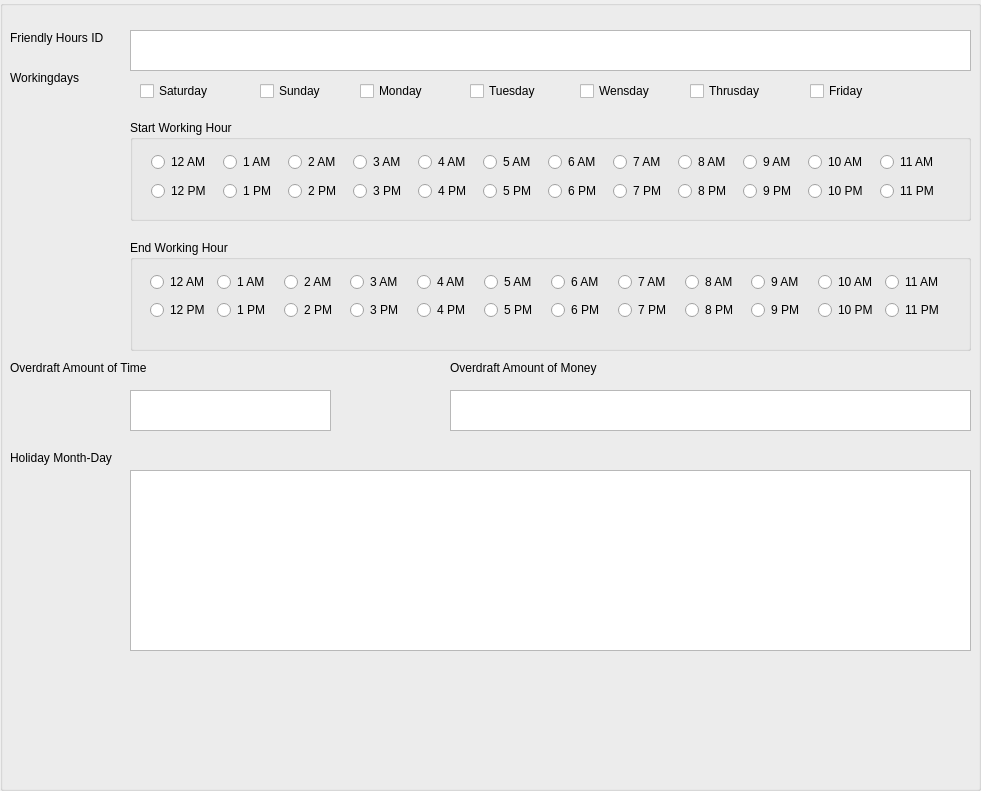
             <widget class="QGroupBox" name="Working_Group">
              <property name="geometry">
               <rect>
                <x>780</x>
                <y>280</y>
                <width>981</width>
                <height>791</height>
               </rect>
              </property>
              <property name="styleSheet">
               <string notr="true"/>
              </property>
              <property name="title">
               <string/>
              </property>
              <widget class="QLabel" name="L_Workingdays_5">
               <property name="geometry">
                <rect>
                 <x>10</x>
                 <y>70</y>
                 <width>111</width>
                 <height>16</height>
                </rect>
               </property>
               <property name="text">
                <string>Workingdays</string>
               </property>
              </widget>
              <widget class="QLabel" name="L_Friendly_Hours_ID_5">
               <property name="geometry">
                <rect>
                 <x>10</x>
                 <y>30</y>
                 <width>101</width>
                 <height>16</height>
                </rect>
               </property>
               <property name="text">
                <string>Friendly Hours ID</string>
               </property>
              </widget>
              <widget class="QTextEdit" name="T_Friendly_Hours_ID_5">
               <property name="geometry">
                <rect>
                 <x>130</x>
                 <y>30</y>
                 <width>841</width>
                 <height>41</height>
                </rect>
               </property>
              </widget>
              <widget class="QCheckBox" name="Workdays_thursday_chBox_5">
               <property name="geometry">
                <rect>
                 <x>690</x>
                 <y>80</y>
                 <width>83</width>
                 <height>22</height>
                </rect>
               </property>
               <property name="text">
                <string>Thrusday</string>
               </property>
              </widget>
              <widget class="QCheckBox" name="Workdays_tuesday_chBox_5">
               <property name="geometry">
                <rect>
                 <x>470</x>
                 <y>80</y>
                 <width>83</width>
                 <height>22</height>
                </rect>
               </property>
               <property name="text">
                <string>Tuesday</string>
               </property>
              </widget>
              <widget class="QCheckBox" name="Workdays_frieday_chBox_5">
               <property name="geometry">
                <rect>
                 <x>810</x>
                 <y>80</y>
                 <width>83</width>
                 <height>22</height>
                </rect>
               </property>
               <property name="text">
                <string>Friday</string>
               </property>
              </widget>
              <widget class="QCheckBox" name="Workdays_monday_chBox_5">
               <property name="geometry">
                <rect>
                 <x>360</x>
                 <y>80</y>
                 <width>83</width>
                 <height>22</height>
                </rect>
               </property>
               <property name="text">
                <string>Monday</string>
               </property>
              </widget>
              <widget class="QCheckBox" name="Workdays_wensday_chBox_5">
               <property name="geometry">
                <rect>
                 <x>580</x>
                 <y>80</y>
                 <width>83</width>
                 <height>22</height>
                </rect>
               </property>
               <property name="text">
                <string>Wensday</string>
               </property>
              </widget>
              <widget class="QCheckBox" name="Workdays_saturday_chBox_5">
               <property name="geometry">
                <rect>
                 <x>140</x>
                 <y>80</y>
                 <width>83</width>
                 <height>22</height>
                </rect>
               </property>
               <property name="text">
                <string>Saturday</string>
               </property>
              </widget>
              <widget class="QCheckBox" name="Workdays_sunday_chBox_5">
               <property name="geometry">
                <rect>
                 <x>260</x>
                 <y>80</y>
                 <width>83</width>
                 <height>22</height>
                </rect>
               </property>
               <property name="text">
                <string>Sunday</string>
               </property>
              </widget>
              <widget class="QGroupBox" name="groupBox_4">
               <property name="geometry">
                <rect>
                 <x>130</x>
                 <y>240</y>
                 <width>841</width>
                 <height>111</height>
                </rect>
               </property>
               <property name="title">
                <string>End Working Hour</string>
               </property>
               <widget class="QWidget" name="layoutWidget_2">
                <property name="geometry">
                 <rect>
                  <x>20</x>
                  <y>30</y>
                  <width>796</width>
                  <height>53</height>
                 </rect>
                </property>
                <layout class="QGridLayout" name="Grid_Endworking">
                 <item row="0" column="0">
                  <widget class="QRadioButton" name="radioB_End_Working_Hour_AM__12">
                   <property name="text">
                    <string>12 AM</string>
                   </property>
                  </widget>
                 </item>
                 <item row="0" column="1">
                  <widget class="QRadioButton" name="radioB_End_Working_Hour_AM__1">
                   <property name="text">
                    <string>1 AM</string>
                   </property>
                  </widget>
                 </item>
                 <item row="0" column="2">
                  <widget class="QRadioButton" name="radioB_End_Working_Hour_AM__2">
                   <property name="text">
                    <string>2 AM</string>
                   </property>
                  </widget>
                 </item>
                 <item row="0" column="3">
                  <widget class="QRadioButton" name="radioB_End_Working_Hour_AM__3">
                   <property name="text">
                    <string>3 AM</string>
                   </property>
                  </widget>
                 </item>
                 <item row="0" column="4">
                  <widget class="QRadioButton" name="radioB_End_Working_Hour_AM__4">
                   <property name="text">
                    <string>4 AM</string>
                   </property>
                  </widget>
                 </item>
                 <item row="0" column="5">
                  <widget class="QRadioButton" name="radioB_End_Working_Hour_AM__5">
                   <property name="text">
                    <string>5 AM</string>
                   </property>
                  </widget>
                 </item>
                 <item row="0" column="6">
                  <widget class="QRadioButton" name="radioB_End_Working_Hour_AM__6">
                   <property name="text">
                    <string>6 AM</string>
                   </property>
                  </widget>
                 </item>
                 <item row="0" column="7">
                  <widget class="QRadioButton" name="radioB_End_Working_Hour_AM__7">
                   <property name="text">
                    <string>7 AM</string>
                   </property>
                  </widget>
                 </item>
                 <item row="0" column="8">
                  <widget class="QRadioButton" name="radioB_End_Working_Hour_AM__8">
                   <property name="text">
                    <string>8 AM</string>
                   </property>
                  </widget>
                 </item>
                 <item row="0" column="9">
                  <widget class="QRadioButton" name="radioB_End_Working_Hour_AM__9">
                   <property name="text">
                    <string>9 AM</string>
                   </property>
                  </widget>
                 </item>
                 <item row="0" column="10">
                  <widget class="QRadioButton" name="radioB_End_Working_Hour_AM__10">
                   <property name="text">
                    <string>10 AM</string>
                   </property>
                  </widget>
                 </item>
                 <item row="0" column="11">
                  <widget class="QRadioButton" name="radioB_End_Working_Hour_AM__11">
                   <property name="text">
                    <string>11 AM</string>
                   </property>
                  </widget>
                 </item>
                 <item row="1" column="0">
                  <widget class="QRadioButton" name="radioB_End_Working_Hour_PM__12">
                   <property name="text">
                    <string>12 PM</string>
                   </property>
                  </widget>
                 </item>
                 <item row="1" column="1">
                  <widget class="QRadioButton" name="radioB_End_Working_Hour_PM__1">
                   <property name="text">
                    <string>1 PM</string>
                   </property>
                  </widget>
                 </item>
                 <item row="1" column="2">
                  <widget class="QRadioButton" name="radioB_End_Working_Hour_PM__2">
                   <property name="text">
                    <string>2 PM</string>
                   </property>
                  </widget>
                 </item>
                 <item row="1" column="3">
                  <widget class="QRadioButton" name="radioB_End_Working_Hour_PM__3">
                   <property name="text">
                    <string>3 PM</string>
                   </property>
                  </widget>
                 </item>
                 <item row="1" column="4">
                  <widget class="QRadioButton" name="radioB_End_Working_Hour_PM__4">
                   <property name="text">
                    <string>4 PM</string>
                   </property>
                  </widget>
                 </item>
                 <item row="1" column="5">
                  <widget class="QRadioButton" name="radioB_End_Working_Hour_PM__5">
                   <property name="text">
                    <string>5 PM</string>
                   </property>
                  </widget>
                 </item>
                 <item row="1" column="6">
                  <widget class="QRadioButton" name="radioB_End_Working_Hour_PM__6">
                   <property name="text">
                    <string>6 PM</string>
                   </property>
                  </widget>
                 </item>
                 <item row="1" column="7">
                  <widget class="QRadioButton" name="radioB_End_Working_Hour_PM__7">
                   <property name="text">
                    <string>7 PM</string>
                   </property>
                  </widget>
                 </item>
                 <item row="1" column="8">
                  <widget class="QRadioButton" name="radioB_End_Working_Hour_PM__8">
                   <property name="text">
                    <string>8 PM</string>
                   </property>
                  </widget>
                 </item>
                 <item row="1" column="9">
                  <widget class="QRadioButton" name="radioB_End_Working_Hour_PM__9">
                   <property name="text">
                    <string>9 PM</string>
                   </property>
                  </widget>
                 </item>
                 <item row="1" column="10">
                  <widget class="QRadioButton" name="radioB_End_Working_Hour_PM__10">
                   <property name="text">
                    <string>10 PM</string>
                   </property>
                  </widget>
                 </item>
                 <item row="1" column="11">
                  <widget class="QRadioButton" name="radioB_End_Working_Hour_PM__11">
                   <property name="text">
                    <string>11 PM</string>
                   </property>
                  </widget>
                 </item>
                </layout>
               </widget>
              </widget>
              <widget class="QGroupBox" name="groupBox_5">
               <property name="geometry">
                <rect>
                 <x>130</x>
                 <y>120</y>
                 <width>841</width>
                 <height>101</height>
                </rect>
               </property>
               <property name="title">
                <string>Start Working Hour</string>
               </property>
               <widget class="QRadioButton" name="radioB_Start_Working_Hour_AM__1">
                <property name="geometry">
                 <rect>
                  <x>93</x>
                  <y>31</y>
                  <width>58</width>
                  <height>22</height>
                 </rect>
                </property>
                <property name="text">
                 <string>1 AM</string>
                </property>
               </widget>
               <widget class="QRadioButton" name="radioB_Start_Working_Hour_AM__2">
                <property name="geometry">
                 <rect>
                  <x>158</x>
                  <y>31</y>
                  <width>58</width>
                  <height>22</height>
                 </rect>
                </property>
                <property name="text">
                 <string>2 AM</string>
                </property>
               </widget>
               <widget class="QRadioButton" name="radioB_Start_Working_Hour_AM__12">
                <property name="geometry">
                 <rect>
                  <x>21</x>
                  <y>31</y>
                  <width>65</width>
                  <height>22</height>
                 </rect>
                </property>
                <property name="text">
                 <string>12 AM</string>
                </property>
               </widget>
               <widget class="QRadioButton" name="radioB_Start_Working_Hour_AM__5">
                <property name="geometry">
                 <rect>
                  <x>353</x>
                  <y>31</y>
                  <width>58</width>
                  <height>22</height>
                 </rect>
                </property>
                <property name="text">
                 <string>5 AM</string>
                </property>
               </widget>
               <widget class="QRadioButton" name="radioB_Start_Working_Hour_AM__4">
                <property name="geometry">
                 <rect>
                  <x>288</x>
                  <y>31</y>
                  <width>58</width>
                  <height>22</height>
                 </rect>
                </property>
                <property name="text">
                 <string>4 AM</string>
                </property>
               </widget>
               <widget class="QRadioButton" name="radioB_Start_Working_Hour_AM__3">
                <property name="geometry">
                 <rect>
                  <x>223</x>
                  <y>31</y>
                  <width>58</width>
                  <height>22</height>
                 </rect>
                </property>
                <property name="text">
                 <string>3 AM</string>
                </property>
               </widget>
               <widget class="QRadioButton" name="radioB_Start_Working_Hour_AM__6">
                <property name="geometry">
                 <rect>
                  <x>418</x>
                  <y>31</y>
                  <width>58</width>
                  <height>22</height>
                 </rect>
                </property>
                <property name="text">
                 <string>6 AM</string>
                </property>
               </widget>
               <widget class="QRadioButton" name="radioB_Start_Working_Hour_AM__7">
                <property name="geometry">
                 <rect>
                  <x>483</x>
                  <y>31</y>
                  <width>58</width>
                  <height>22</height>
                 </rect>
                </property>
                <property name="text">
                 <string>7 AM</string>
                </property>
               </widget>
               <widget class="QRadioButton" name="radioB_Start_Working_Hour_AM__8">
                <property name="geometry">
                 <rect>
                  <x>548</x>
                  <y>31</y>
                  <width>58</width>
                  <height>22</height>
                 </rect>
                </property>
                <property name="text">
                 <string>8 AM</string>
                </property>
               </widget>
               <widget class="QRadioButton" name="radioB_Start_Working_Hour_AM__11">
                <property name="geometry">
                 <rect>
                  <x>750</x>
                  <y>31</y>
                  <width>65</width>
                  <height>22</height>
                 </rect>
                </property>
                <property name="text">
                 <string>11 AM</string>
                </property>
               </widget>
               <widget class="QRadioButton" name="radioB_Start_Working_Hour_AM__9">
                <property name="geometry">
                 <rect>
                  <x>613</x>
                  <y>31</y>
                  <width>58</width>
                  <height>22</height>
                 </rect>
                </property>
                <property name="text">
                 <string>9 AM</string>
                </property>
               </widget>
               <widget class="QRadioButton" name="radioB_Start_Working_Hour_AM__10">
                <property name="geometry">
                 <rect>
                  <x>678</x>
                  <y>31</y>
                  <width>65</width>
                  <height>22</height>
                 </rect>
                </property>
                <property name="text">
                 <string>10 AM</string>
                </property>
               </widget>
               <widget class="QRadioButton" name="radioB_Start_Working_Hour_PM__1">
                <property name="geometry">
                 <rect>
                  <x>93</x>
                  <y>60</y>
                  <width>57</width>
                  <height>22</height>
                 </rect>
                </property>
                <property name="text">
                 <string>1 PM</string>
                </property>
               </widget>
               <widget class="QRadioButton" name="radioB_Start_Working_Hour_PM__3">
                <property name="geometry">
                 <rect>
                  <x>223</x>
                  <y>60</y>
                  <width>57</width>
                  <height>22</height>
                 </rect>
                </property>
                <property name="text">
                 <string>3 PM</string>
                </property>
               </widget>
               <widget class="QRadioButton" name="radioB_Start_Working_Hour_PM__12">
                <property name="geometry">
                 <rect>
                  <x>21</x>
                  <y>60</y>
                  <width>64</width>
                  <height>22</height>
                 </rect>
                </property>
                <property name="text">
                 <string>12 PM</string>
                </property>
               </widget>
               <widget class="QRadioButton" name="radioB_Start_Working_Hour_PM__2">
                <property name="geometry">
                 <rect>
                  <x>158</x>
                  <y>60</y>
                  <width>57</width>
                  <height>22</height>
                 </rect>
                </property>
                <property name="text">
                 <string>2 PM</string>
                </property>
               </widget>
               <widget class="QRadioButton" name="radioB_Start_Working_Hour_PM__6">
                <property name="geometry">
                 <rect>
                  <x>418</x>
                  <y>60</y>
                  <width>57</width>
                  <height>22</height>
                 </rect>
                </property>
                <property name="text">
                 <string>6 PM</string>
                </property>
               </widget>
               <widget class="QRadioButton" name="radioB_Start_Working_Hour_PM__4">
                <property name="geometry">
                 <rect>
                  <x>288</x>
                  <y>60</y>
                  <width>57</width>
                  <height>22</height>
                 </rect>
                </property>
                <property name="text">
                 <string>4 PM</string>
                </property>
               </widget>
               <widget class="QRadioButton" name="radioB_Start_Working_Hour_PM__5">
                <property name="geometry">
                 <rect>
                  <x>353</x>
                  <y>60</y>
                  <width>57</width>
                  <height>22</height>
                 </rect>
                </property>
                <property name="text">
                 <string>5 PM</string>
                </property>
               </widget>
               <widget class="QRadioButton" name="radioB_Start_Working_Hour_PM__8">
                <property name="geometry">
                 <rect>
                  <x>548</x>
                  <y>60</y>
                  <width>57</width>
                  <height>22</height>
                 </rect>
                </property>
                <property name="text">
                 <string>8 PM</string>
                </property>
               </widget>
               <widget class="QRadioButton" name="radioB_Start_Working_Hour_PM__7">
                <property name="geometry">
                 <rect>
                  <x>483</x>
                  <y>60</y>
                  <width>57</width>
                  <height>22</height>
                 </rect>
                </property>
                <property name="text">
                 <string>7 PM</string>
                </property>
               </widget>
               <widget class="QRadioButton" name="radioB_Start_Working_Hour_PM__9">
                <property name="geometry">
                 <rect>
                  <x>613</x>
                  <y>60</y>
                  <width>57</width>
                  <height>22</height>
                 </rect>
                </property>
                <property name="text">
                 <string>9 PM</string>
                </property>
               </widget>
               <widget class="QRadioButton" name="radioB_Start_Working_Hour_PM__10">
                <property name="geometry">
                 <rect>
                  <x>678</x>
                  <y>60</y>
                  <width>64</width>
                  <height>22</height>
                 </rect>
                </property>
                <property name="text">
                 <string>10 PM</string>
                </property>
               </widget>
               <widget class="QRadioButton" name="radioB_Start_Working_Hour_PM__11">
                <property name="geometry">
                 <rect>
                  <x>750</x>
                  <y>60</y>
                  <width>64</width>
                  <height>22</height>
                 </rect>
                </property>
                <property name="text">
                 <string>11 PM</string>
                </property>
               </widget>
              </widget>
              <widget class="QLabel" name="L_Overdraft_amount_of_Time_5">
               <property name="geometry">
                <rect>
                 <x>10</x>
                 <y>360</y>
                 <width>221</width>
                 <height>16</height>
                </rect>
               </property>
               <property name="text">
                <string>Overdraft Amount of Time</string>
               </property>
              </widget>
              <widget class="QTextEdit" name="T_Overdraft_amount_of_Money_5">
               <property name="geometry">
                <rect>
                 <x>450</x>
                 <y>390</y>
                 <width>521</width>
                 <height>41</height>
                </rect>
               </property>
              </widget>
              <widget class="QLabel" name="L_Overdraft_amount_of_Money_5">
               <property name="geometry">
                <rect>
                 <x>450</x>
                 <y>360</y>
                 <width>221</width>
                 <height>16</height>
                </rect>
               </property>
               <property name="text">
                <string>Overdraft Amount of Money</string>
               </property>
              </widget>
              <widget class="QTextEdit" name="T_Overdraft_amount_of_Time_5">
               <property name="geometry">
                <rect>
                 <x>130</x>
                 <y>390</y>
                 <width>201</width>
                 <height>41</height>
                </rect>
               </property>
              </widget>
              <widget class="QLabel" name="L_Holiday_month_day_5">
               <property name="geometry">
                <rect>
                 <x>10</x>
                 <y>450</y>
                 <width>161</width>
                 <height>16</height>
                </rect>
               </property>
               <property name="text">
                <string>Holiday Month-Day</string>
               </property>
              </widget>
              <widget class="QTextEdit" name="T_Holiday_month_day_5">
               <property name="geometry">
                <rect>
                 <x>130</x>
                 <y>470</y>
                 <width>841</width>
                 <height>181</height>
                </rect>
               </property>
               <property name="styleSheet">
                <string notr="true"/>
               </property>
              </widget>
             </widget>
